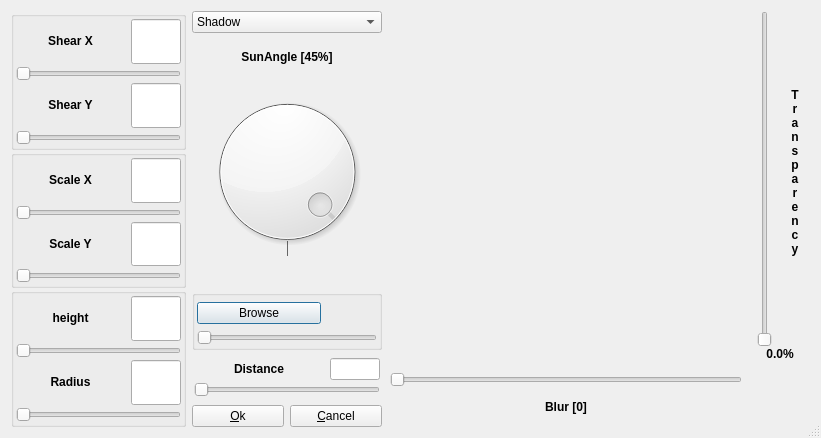
<?xml version="1.0" encoding="UTF-8"?>
<ui version="4.0">
 <class>uiDialogShadow</class>
 <widget class="QDialog" name="uiDialogShadow">
  <property name="geometry">
   <rect>
    <x>0</x>
    <y>0</y>
    <width>821</width>
    <height>438</height>
   </rect>
  </property>
  <property name="windowTitle">
   <string>Shadow dialog</string>
  </property>
  <property name="sizeGripEnabled">
   <bool>true</bool>
  </property>
  <layout class="QGridLayout">
   <item row="0" column="2">
    <widget class="QLabel" name="m_pLabelPreview">
     <property name="sizePolicy">
      <sizepolicy hsizetype="Preferred" vsizetype="Minimum">
       <horstretch>2</horstretch>
       <verstretch>0</verstretch>
      </sizepolicy>
     </property>
     <property name="minimumSize">
      <size>
       <width>300</width>
       <height>250</height>
      </size>
     </property>
     <property name="text">
      <string/>
     </property>
     <property name="wordWrap">
      <bool>false</bool>
     </property>
    </widget>
   </item>
   <item row="1" column="3">
    <spacer name="spacer2">
     <property name="orientation">
      <enum>Qt::Vertical</enum>
     </property>
     <property name="sizeType">
      <enum>QSizePolicy::Fixed</enum>
     </property>
     <property name="sizeHint" stdset="0">
      <size>
       <width>30</width>
       <height>60</height>
      </size>
     </property>
    </spacer>
   </item>
   <item row="0" column="1" rowspan="2">
    <layout class="QVBoxLayout">
     <item>
      <widget class="QComboBox" name="m_pComboStyle">
       <property name="minimumSize">
        <size>
         <width>190</width>
         <height>0</height>
        </size>
       </property>
       <item>
        <property name="text">
         <string>Shadow</string>
        </property>
       </item>
       <item>
        <property name="text">
         <string>Mirror</string>
        </property>
       </item>
      </widget>
     </item>
     <item>
      <widget class="QFrame" name="frame5">
       <property name="sizePolicy">
        <sizepolicy hsizetype="Preferred" vsizetype="Preferred">
         <horstretch>1</horstretch>
         <verstretch>0</verstretch>
        </sizepolicy>
       </property>
       <layout class="QGridLayout">
        <item row="1" column="0">
         <widget class="QDial" name="m_pDialSunAngle">
          <property name="sizePolicy">
           <sizepolicy hsizetype="Preferred" vsizetype="Minimum">
            <horstretch>0</horstretch>
            <verstretch>255</verstretch>
           </sizepolicy>
          </property>
          <property name="palette">
           <palette>
            <active>
             <colorrole role="WindowText">
              <brush brushstyle="SolidPattern">
               <color alpha="255">
                <red>0</red>
                <green>0</green>
                <blue>0</blue>
               </color>
              </brush>
             </colorrole>
             <colorrole role="Button">
              <brush brushstyle="SolidPattern">
               <color alpha="255">
                <red>244</red>
                <green>244</green>
                <blue>244</blue>
               </color>
              </brush>
             </colorrole>
             <colorrole role="Light">
              <brush brushstyle="SolidPattern">
               <color alpha="255">
                <red>255</red>
                <green>255</green>
                <blue>255</blue>
               </color>
              </brush>
             </colorrole>
             <colorrole role="Midlight">
              <brush brushstyle="SolidPattern">
               <color alpha="255">
                <red>249</red>
                <green>249</green>
                <blue>249</blue>
               </color>
              </brush>
             </colorrole>
             <colorrole role="Dark">
              <brush brushstyle="SolidPattern">
               <color alpha="255">
                <red>122</red>
                <green>122</green>
                <blue>122</blue>
               </color>
              </brush>
             </colorrole>
             <colorrole role="Mid">
              <brush brushstyle="SolidPattern">
               <color alpha="255">
                <red>162</red>
                <green>162</green>
                <blue>162</blue>
               </color>
              </brush>
             </colorrole>
             <colorrole role="Text">
              <brush brushstyle="SolidPattern">
               <color alpha="255">
                <red>0</red>
                <green>0</green>
                <blue>0</blue>
               </color>
              </brush>
             </colorrole>
             <colorrole role="BrightText">
              <brush brushstyle="SolidPattern">
               <color alpha="255">
                <red>255</red>
                <green>255</green>
                <blue>255</blue>
               </color>
              </brush>
             </colorrole>
             <colorrole role="ButtonText">
              <brush brushstyle="SolidPattern">
               <color alpha="255">
                <red>0</red>
                <green>0</green>
                <blue>0</blue>
               </color>
              </brush>
             </colorrole>
             <colorrole role="Base">
              <brush brushstyle="SolidPattern">
               <color alpha="255">
                <red>255</red>
                <green>255</green>
                <blue>255</blue>
               </color>
              </brush>
             </colorrole>
             <colorrole role="Window">
              <brush brushstyle="SolidPattern">
               <color alpha="255">
                <red>238</red>
                <green>231</green>
                <blue>14</blue>
               </color>
              </brush>
             </colorrole>
             <colorrole role="Shadow">
              <brush brushstyle="SolidPattern">
               <color alpha="255">
                <red>0</red>
                <green>0</green>
                <blue>0</blue>
               </color>
              </brush>
             </colorrole>
             <colorrole role="Highlight">
              <brush brushstyle="SolidPattern">
               <color alpha="255">
                <red>0</red>
                <green>0</green>
                <blue>128</blue>
               </color>
              </brush>
             </colorrole>
             <colorrole role="HighlightedText">
              <brush brushstyle="SolidPattern">
               <color alpha="255">
                <red>255</red>
                <green>255</green>
                <blue>255</blue>
               </color>
              </brush>
             </colorrole>
             <colorrole role="Link">
              <brush brushstyle="SolidPattern">
               <color alpha="255">
                <red>0</red>
                <green>0</green>
                <blue>0</blue>
               </color>
              </brush>
             </colorrole>
             <colorrole role="LinkVisited">
              <brush brushstyle="SolidPattern">
               <color alpha="255">
                <red>0</red>
                <green>0</green>
                <blue>0</blue>
               </color>
              </brush>
             </colorrole>
            </active>
            <inactive>
             <colorrole role="WindowText">
              <brush brushstyle="SolidPattern">
               <color alpha="255">
                <red>0</red>
                <green>0</green>
                <blue>0</blue>
               </color>
              </brush>
             </colorrole>
             <colorrole role="Button">
              <brush brushstyle="SolidPattern">
               <color alpha="255">
                <red>244</red>
                <green>244</green>
                <blue>244</blue>
               </color>
              </brush>
             </colorrole>
             <colorrole role="Light">
              <brush brushstyle="SolidPattern">
               <color alpha="255">
                <red>255</red>
                <green>255</green>
                <blue>255</blue>
               </color>
              </brush>
             </colorrole>
             <colorrole role="Midlight">
              <brush brushstyle="SolidPattern">
               <color alpha="255">
                <red>255</red>
                <green>255</green>
                <blue>255</blue>
               </color>
              </brush>
             </colorrole>
             <colorrole role="Dark">
              <brush brushstyle="SolidPattern">
               <color alpha="255">
                <red>122</red>
                <green>122</green>
                <blue>122</blue>
               </color>
              </brush>
             </colorrole>
             <colorrole role="Mid">
              <brush brushstyle="SolidPattern">
               <color alpha="255">
                <red>162</red>
                <green>162</green>
                <blue>162</blue>
               </color>
              </brush>
             </colorrole>
             <colorrole role="Text">
              <brush brushstyle="SolidPattern">
               <color alpha="255">
                <red>0</red>
                <green>0</green>
                <blue>0</blue>
               </color>
              </brush>
             </colorrole>
             <colorrole role="BrightText">
              <brush brushstyle="SolidPattern">
               <color alpha="255">
                <red>255</red>
                <green>255</green>
                <blue>255</blue>
               </color>
              </brush>
             </colorrole>
             <colorrole role="ButtonText">
              <brush brushstyle="SolidPattern">
               <color alpha="255">
                <red>0</red>
                <green>0</green>
                <blue>0</blue>
               </color>
              </brush>
             </colorrole>
             <colorrole role="Base">
              <brush brushstyle="SolidPattern">
               <color alpha="255">
                <red>255</red>
                <green>255</green>
                <blue>255</blue>
               </color>
              </brush>
             </colorrole>
             <colorrole role="Window">
              <brush brushstyle="SolidPattern">
               <color alpha="255">
                <red>238</red>
                <green>231</green>
                <blue>14</blue>
               </color>
              </brush>
             </colorrole>
             <colorrole role="Shadow">
              <brush brushstyle="SolidPattern">
               <color alpha="255">
                <red>0</red>
                <green>0</green>
                <blue>0</blue>
               </color>
              </brush>
             </colorrole>
             <colorrole role="Highlight">
              <brush brushstyle="SolidPattern">
               <color alpha="255">
                <red>0</red>
                <green>0</green>
                <blue>128</blue>
               </color>
              </brush>
             </colorrole>
             <colorrole role="HighlightedText">
              <brush brushstyle="SolidPattern">
               <color alpha="255">
                <red>255</red>
                <green>255</green>
                <blue>255</blue>
               </color>
              </brush>
             </colorrole>
             <colorrole role="Link">
              <brush brushstyle="SolidPattern">
               <color alpha="255">
                <red>83</red>
                <green>83</green>
                <blue>120</blue>
               </color>
              </brush>
             </colorrole>
             <colorrole role="LinkVisited">
              <brush brushstyle="SolidPattern">
               <color alpha="255">
                <red>0</red>
                <green>64</green>
                <blue>0</blue>
               </color>
              </brush>
             </colorrole>
            </inactive>
            <disabled>
             <colorrole role="WindowText">
              <brush brushstyle="SolidPattern">
               <color alpha="255">
                <red>128</red>
                <green>128</green>
                <blue>128</blue>
               </color>
              </brush>
             </colorrole>
             <colorrole role="Button">
              <brush brushstyle="SolidPattern">
               <color alpha="255">
                <red>244</red>
                <green>244</green>
                <blue>244</blue>
               </color>
              </brush>
             </colorrole>
             <colorrole role="Light">
              <brush brushstyle="SolidPattern">
               <color alpha="255">
                <red>255</red>
                <green>255</green>
                <blue>255</blue>
               </color>
              </brush>
             </colorrole>
             <colorrole role="Midlight">
              <brush brushstyle="SolidPattern">
               <color alpha="255">
                <red>255</red>
                <green>255</green>
                <blue>255</blue>
               </color>
              </brush>
             </colorrole>
             <colorrole role="Dark">
              <brush brushstyle="SolidPattern">
               <color alpha="255">
                <red>122</red>
                <green>122</green>
                <blue>122</blue>
               </color>
              </brush>
             </colorrole>
             <colorrole role="Mid">
              <brush brushstyle="SolidPattern">
               <color alpha="255">
                <red>162</red>
                <green>162</green>
                <blue>162</blue>
               </color>
              </brush>
             </colorrole>
             <colorrole role="Text">
              <brush brushstyle="SolidPattern">
               <color alpha="255">
                <red>128</red>
                <green>128</green>
                <blue>128</blue>
               </color>
              </brush>
             </colorrole>
             <colorrole role="BrightText">
              <brush brushstyle="SolidPattern">
               <color alpha="255">
                <red>255</red>
                <green>255</green>
                <blue>255</blue>
               </color>
              </brush>
             </colorrole>
             <colorrole role="ButtonText">
              <brush brushstyle="SolidPattern">
               <color alpha="255">
                <red>128</red>
                <green>128</green>
                <blue>128</blue>
               </color>
              </brush>
             </colorrole>
             <colorrole role="Base">
              <brush brushstyle="SolidPattern">
               <color alpha="255">
                <red>255</red>
                <green>255</green>
                <blue>255</blue>
               </color>
              </brush>
             </colorrole>
             <colorrole role="Window">
              <brush brushstyle="SolidPattern">
               <color alpha="255">
                <red>238</red>
                <green>231</green>
                <blue>14</blue>
               </color>
              </brush>
             </colorrole>
             <colorrole role="Shadow">
              <brush brushstyle="SolidPattern">
               <color alpha="255">
                <red>0</red>
                <green>0</green>
                <blue>0</blue>
               </color>
              </brush>
             </colorrole>
             <colorrole role="Highlight">
              <brush brushstyle="SolidPattern">
               <color alpha="255">
                <red>0</red>
                <green>0</green>
                <blue>128</blue>
               </color>
              </brush>
             </colorrole>
             <colorrole role="HighlightedText">
              <brush brushstyle="SolidPattern">
               <color alpha="255">
                <red>255</red>
                <green>255</green>
                <blue>255</blue>
               </color>
              </brush>
             </colorrole>
             <colorrole role="Link">
              <brush brushstyle="SolidPattern">
               <color alpha="255">
                <red>83</red>
                <green>83</green>
                <blue>120</blue>
               </color>
              </brush>
             </colorrole>
             <colorrole role="LinkVisited">
              <brush brushstyle="SolidPattern">
               <color alpha="255">
                <red>0</red>
                <green>64</green>
                <blue>0</blue>
               </color>
              </brush>
             </colorrole>
            </disabled>
           </palette>
          </property>
          <property name="maximum">
           <number>36000</number>
          </property>
          <property name="singleStep">
           <number>1500</number>
          </property>
          <property name="pageStep">
           <number>1000</number>
          </property>
          <property name="value">
           <number>31500</number>
          </property>
          <property name="wrapping">
           <bool>true</bool>
          </property>
          <property name="notchTarget">
           <double>3.600000000000000</double>
          </property>
          <property name="notchesVisible">
           <bool>true</bool>
          </property>
         </widget>
        </item>
        <item row="0" column="0">
         <widget class="QLabel" name="m_pLabelSunAngle">
          <property name="sizePolicy">
           <sizepolicy hsizetype="Preferred" vsizetype="Maximum">
            <horstretch>0</horstretch>
            <verstretch>0</verstretch>
           </sizepolicy>
          </property>
          <property name="maximumSize">
           <size>
            <width>32767</width>
            <height>20</height>
           </size>
          </property>
          <property name="text">
           <string>&lt;p align=&quot;center&quot;&gt;&lt;b&gt;SunAngle [45%]&lt;/b&gt;&lt;/p&gt;</string>
          </property>
          <property name="wordWrap">
           <bool>false</bool>
          </property>
         </widget>
        </item>
       </layout>
      </widget>
     </item>
     <item>
      <widget class="QGroupBox" name="m_pGroupBoxColor">
       <layout class="QVBoxLayout">
        <property name="spacing">
         <number>2</number>
        </property>
        <property name="leftMargin">
         <number>2</number>
        </property>
        <property name="topMargin">
         <number>2</number>
        </property>
        <property name="rightMargin">
         <number>2</number>
        </property>
        <property name="bottomMargin">
         <number>2</number>
        </property>
        <item>
         <layout class="QHBoxLayout">
          <item>
           <widget class="QPushButton" name="m_pButtonColor">
            <property name="text">
             <string>Browse</string>
            </property>
           </widget>
          </item>
          <item>
           <widget class="QLabel" name="m_pLabelColor">
            <property name="minimumSize">
             <size>
              <width>50</width>
              <height>30</height>
             </size>
            </property>
            <property name="maximumSize">
             <size>
              <width>50</width>
              <height>30</height>
             </size>
            </property>
            <property name="frameShadow">
             <enum>QFrame::Raised</enum>
            </property>
            <property name="lineWidth">
             <number>2</number>
            </property>
            <property name="midLineWidth">
             <number>2</number>
            </property>
            <property name="text">
             <string/>
            </property>
            <property name="wordWrap">
             <bool>false</bool>
            </property>
            <property name="margin">
             <number>2</number>
            </property>
           </widget>
          </item>
         </layout>
        </item>
        <item>
         <widget class="QSlider" name="m_pSliderColorFade">
          <property name="orientation">
           <enum>Qt::Horizontal</enum>
          </property>
         </widget>
        </item>
       </layout>
      </widget>
     </item>
     <item>
      <widget class="QFrame" name="frame7">
       <layout class="QVBoxLayout">
        <property name="spacing">
         <number>2</number>
        </property>
        <property name="leftMargin">
         <number>2</number>
        </property>
        <property name="topMargin">
         <number>2</number>
        </property>
        <property name="rightMargin">
         <number>2</number>
        </property>
        <property name="bottomMargin">
         <number>2</number>
        </property>
        <item>
         <layout class="QHBoxLayout">
          <item>
           <widget class="QLabel" name="textLabel2">
            <property name="sizePolicy">
             <sizepolicy hsizetype="MinimumExpanding" vsizetype="Preferred">
              <horstretch>0</horstretch>
              <verstretch>0</verstretch>
             </sizepolicy>
            </property>
            <property name="text">
             <string>&lt;p align=&quot;center&quot;&gt;&lt;b&gt;Distance&lt;/b&gt;&lt;/p&gt;</string>
            </property>
            <property name="wordWrap">
             <bool>false</bool>
            </property>
           </widget>
          </item>
          <item>
           <widget class="QLineEdit" name="m_pEditDistance">
            <property name="maximumSize">
             <size>
              <width>50</width>
              <height>32767</height>
             </size>
            </property>
           </widget>
          </item>
         </layout>
        </item>
        <item>
         <widget class="QSlider" name="m_pSliderDistance">
          <property name="orientation">
           <enum>Qt::Horizontal</enum>
          </property>
         </widget>
        </item>
       </layout>
      </widget>
     </item>
     <item>
      <layout class="QHBoxLayout">
       <item>
        <widget class="QPushButton" name="m_pButtonOkay">
         <property name="text">
          <string>&amp;Ok</string>
         </property>
         <property name="shortcut">
          <string>Alt+O</string>
         </property>
         <property name="autoDefault">
          <bool>true</bool>
         </property>
        </widget>
       </item>
       <item>
        <widget class="QPushButton" name="m_pButtonCancel">
         <property name="text">
          <string>&amp;Cancel</string>
         </property>
         <property name="shortcut">
          <string/>
         </property>
         <property name="autoDefault">
          <bool>true</bool>
         </property>
        </widget>
       </item>
      </layout>
     </item>
    </layout>
   </item>
   <item row="1" column="2">
    <widget class="QFrame" name="frame3">
     <property name="maximumSize">
      <size>
       <width>32767</width>
       <height>32767</height>
      </size>
     </property>
     <layout class="QGridLayout">
      <property name="leftMargin">
       <number>2</number>
      </property>
      <property name="topMargin">
       <number>2</number>
      </property>
      <property name="rightMargin">
       <number>2</number>
      </property>
      <property name="bottomMargin">
       <number>2</number>
      </property>
      <property name="spacing">
       <number>2</number>
      </property>
      <item row="0" column="0">
       <widget class="QSlider" name="m_pSliderBlur">
        <property name="sizePolicy">
         <sizepolicy hsizetype="Minimum" vsizetype="Fixed">
          <horstretch>0</horstretch>
          <verstretch>0</verstretch>
         </sizepolicy>
        </property>
        <property name="orientation">
         <enum>Qt::Horizontal</enum>
        </property>
       </widget>
      </item>
      <item row="1" column="0">
       <widget class="QLabel" name="m_pLabelBlur">
        <property name="sizePolicy">
         <sizepolicy hsizetype="Preferred" vsizetype="Maximum">
          <horstretch>0</horstretch>
          <verstretch>0</verstretch>
         </sizepolicy>
        </property>
        <property name="minimumSize">
         <size>
          <width>0</width>
          <height>0</height>
         </size>
        </property>
        <property name="maximumSize">
         <size>
          <width>32767</width>
          <height>30</height>
         </size>
        </property>
        <property name="text">
         <string>&lt;p align=&quot;center&quot;&gt;&lt;b&gt;Blur [0]&lt;/b&gt;&lt;/p&gt;</string>
        </property>
        <property name="wordWrap">
         <bool>false</bool>
        </property>
       </widget>
      </item>
     </layout>
    </widget>
   </item>
   <item row="0" column="3">
    <widget class="QFrame" name="frame4">
     <property name="minimumSize">
      <size>
       <width>60</width>
       <height>0</height>
      </size>
     </property>
     <layout class="QGridLayout">
      <property name="leftMargin">
       <number>0</number>
      </property>
      <property name="topMargin">
       <number>0</number>
      </property>
      <property name="rightMargin">
       <number>0</number>
      </property>
      <property name="bottomMargin">
       <number>0</number>
      </property>
      <property name="spacing">
       <number>0</number>
      </property>
      <item row="0" column="0">
       <widget class="QSlider" name="m_pSliderTransparency">
        <property name="sizePolicy">
         <sizepolicy hsizetype="Fixed" vsizetype="Minimum">
          <horstretch>0</horstretch>
          <verstretch>3</verstretch>
         </sizepolicy>
        </property>
        <property name="minimumSize">
         <size>
          <width>0</width>
          <height>250</height>
         </size>
        </property>
        <property name="maximumSize">
         <size>
          <width>100</width>
          <height>350</height>
         </size>
        </property>
        <property name="orientation">
         <enum>Qt::Vertical</enum>
        </property>
       </widget>
      </item>
      <item row="0" column="1">
       <widget class="QLabel" name="m_pLabelTrans">
        <property name="sizePolicy">
         <sizepolicy hsizetype="Preferred" vsizetype="Minimum">
          <horstretch>0</horstretch>
          <verstretch>3</verstretch>
         </sizepolicy>
        </property>
        <property name="text">
         <string>&lt;p align=&quot;center&quot;&gt;&lt;b&gt;T&lt;br&gt;
r&lt;br&gt;
a&lt;br&gt;
n&lt;br&gt;
s&lt;br&gt;
p&lt;br&gt;
a&lt;br&gt;
r&lt;br&gt;
e&lt;br&gt;
n&lt;br&gt;
c&lt;br&gt;
y&lt;br&gt;&lt;/b&gt;&lt;/p&gt;</string>
        </property>
        <property name="wordWrap">
         <bool>false</bool>
        </property>
       </widget>
      </item>
      <item row="1" column="0" colspan="2">
       <widget class="QLabel" name="m_pLabelTransparency">
        <property name="sizePolicy">
         <sizepolicy hsizetype="Preferred" vsizetype="Maximum">
          <horstretch>0</horstretch>
          <verstretch>0</verstretch>
         </sizepolicy>
        </property>
        <property name="minimumSize">
         <size>
          <width>50</width>
          <height>0</height>
         </size>
        </property>
        <property name="maximumSize">
         <size>
          <width>60</width>
          <height>32767</height>
         </size>
        </property>
        <property name="text">
         <string>&lt;p align=&quot;center&quot;&gt;&lt;b&gt;0.0%&lt;/b&gt;&lt;/p&gt;</string>
        </property>
        <property name="wordWrap">
         <bool>false</bool>
        </property>
       </widget>
      </item>
     </layout>
    </widget>
   </item>
   <item row="0" column="0" rowspan="2">
    <widget class="QFrame" name="m_pFrameMirror">
     <property name="minimumSize">
      <size>
       <width>175</width>
       <height>0</height>
      </size>
     </property>
     <layout class="QVBoxLayout">
      <property name="spacing">
       <number>0</number>
      </property>
      <property name="leftMargin">
       <number>0</number>
      </property>
      <property name="topMargin">
       <number>0</number>
      </property>
      <property name="rightMargin">
       <number>0</number>
      </property>
      <property name="bottomMargin">
       <number>0</number>
      </property>
      <item>
       <widget class="QGroupBox" name="groupBox4">
        <layout class="QVBoxLayout">
         <property name="spacing">
          <number>2</number>
         </property>
         <property name="leftMargin">
          <number>2</number>
         </property>
         <property name="topMargin">
          <number>2</number>
         </property>
         <property name="rightMargin">
          <number>2</number>
         </property>
         <property name="bottomMargin">
          <number>2</number>
         </property>
         <item>
          <layout class="QHBoxLayout">
           <item>
            <widget class="QLabel" name="textLabel2_2">
             <property name="sizePolicy">
              <sizepolicy hsizetype="MinimumExpanding" vsizetype="Preferred">
               <horstretch>0</horstretch>
               <verstretch>0</verstretch>
              </sizepolicy>
             </property>
             <property name="text">
              <string>&lt;p align=&quot;center&quot;&gt;&lt;b&gt;Shear X&lt;/b&gt;&lt;/p&gt;</string>
             </property>
             <property name="wordWrap">
              <bool>false</bool>
             </property>
            </widget>
           </item>
           <item>
            <widget class="QLineEdit" name="m_pEditShearX">
             <property name="maximumSize">
              <size>
               <width>50</width>
               <height>32767</height>
              </size>
             </property>
            </widget>
           </item>
          </layout>
         </item>
         <item>
          <widget class="QSlider" name="m_pSliderShearX">
           <property name="sizePolicy">
            <sizepolicy hsizetype="Minimum" vsizetype="Fixed">
             <horstretch>0</horstretch>
             <verstretch>0</verstretch>
            </sizepolicy>
           </property>
           <property name="orientation">
            <enum>Qt::Horizontal</enum>
           </property>
          </widget>
         </item>
         <item>
          <layout class="QHBoxLayout">
           <item>
            <widget class="QLabel" name="textLabel2_2_2">
             <property name="sizePolicy">
              <sizepolicy hsizetype="MinimumExpanding" vsizetype="Preferred">
               <horstretch>0</horstretch>
               <verstretch>0</verstretch>
              </sizepolicy>
             </property>
             <property name="text">
              <string>&lt;p align=&quot;center&quot;&gt;&lt;b&gt;Shear Y&lt;/b&gt;&lt;/p&gt;</string>
             </property>
             <property name="wordWrap">
              <bool>false</bool>
             </property>
            </widget>
           </item>
           <item>
            <widget class="QLineEdit" name="m_pEditShearY">
             <property name="maximumSize">
              <size>
               <width>50</width>
               <height>32767</height>
              </size>
             </property>
            </widget>
           </item>
          </layout>
         </item>
         <item>
          <widget class="QSlider" name="m_pSliderShearY">
           <property name="sizePolicy">
            <sizepolicy hsizetype="Minimum" vsizetype="Fixed">
             <horstretch>0</horstretch>
             <verstretch>0</verstretch>
            </sizepolicy>
           </property>
           <property name="orientation">
            <enum>Qt::Horizontal</enum>
           </property>
          </widget>
         </item>
        </layout>
       </widget>
      </item>
      <item>
       <widget class="QGroupBox" name="groupBox4_2">
        <layout class="QVBoxLayout">
         <property name="spacing">
          <number>2</number>
         </property>
         <property name="leftMargin">
          <number>2</number>
         </property>
         <property name="topMargin">
          <number>2</number>
         </property>
         <property name="rightMargin">
          <number>2</number>
         </property>
         <property name="bottomMargin">
          <number>2</number>
         </property>
         <item>
          <layout class="QHBoxLayout">
           <item>
            <widget class="QLabel" name="textLabel2_2_3">
             <property name="sizePolicy">
              <sizepolicy hsizetype="MinimumExpanding" vsizetype="Preferred">
               <horstretch>0</horstretch>
               <verstretch>0</verstretch>
              </sizepolicy>
             </property>
             <property name="text">
              <string>&lt;p align=&quot;center&quot;&gt;&lt;b&gt;Scale X&lt;/b&gt;&lt;/p&gt;</string>
             </property>
             <property name="wordWrap">
              <bool>false</bool>
             </property>
            </widget>
           </item>
           <item>
            <widget class="QLineEdit" name="m_pEditScaleX">
             <property name="maximumSize">
              <size>
               <width>50</width>
               <height>32767</height>
              </size>
             </property>
            </widget>
           </item>
          </layout>
         </item>
         <item>
          <widget class="QSlider" name="m_pSliderScaleX">
           <property name="sizePolicy">
            <sizepolicy hsizetype="Minimum" vsizetype="Fixed">
             <horstretch>0</horstretch>
             <verstretch>0</verstretch>
            </sizepolicy>
           </property>
           <property name="orientation">
            <enum>Qt::Horizontal</enum>
           </property>
          </widget>
         </item>
         <item>
          <layout class="QHBoxLayout">
           <item>
            <widget class="QLabel" name="textLabel2_2_2_2">
             <property name="sizePolicy">
              <sizepolicy hsizetype="MinimumExpanding" vsizetype="Preferred">
               <horstretch>0</horstretch>
               <verstretch>0</verstretch>
              </sizepolicy>
             </property>
             <property name="text">
              <string>&lt;p align=&quot;center&quot;&gt;&lt;b&gt;Scale Y&lt;/b&gt;&lt;/p&gt;</string>
             </property>
             <property name="wordWrap">
              <bool>false</bool>
             </property>
            </widget>
           </item>
           <item>
            <widget class="QLineEdit" name="m_pEditScaleY">
             <property name="maximumSize">
              <size>
               <width>50</width>
               <height>32767</height>
              </size>
             </property>
            </widget>
           </item>
          </layout>
         </item>
         <item>
          <widget class="QSlider" name="m_pSliderScaleY">
           <property name="sizePolicy">
            <sizepolicy hsizetype="Minimum" vsizetype="Fixed">
             <horstretch>0</horstretch>
             <verstretch>0</verstretch>
            </sizepolicy>
           </property>
           <property name="orientation">
            <enum>Qt::Horizontal</enum>
           </property>
          </widget>
         </item>
        </layout>
       </widget>
      </item>
      <item>
       <widget class="QGroupBox" name="groupBox3">
        <layout class="QVBoxLayout">
         <property name="spacing">
          <number>2</number>
         </property>
         <property name="leftMargin">
          <number>2</number>
         </property>
         <property name="topMargin">
          <number>2</number>
         </property>
         <property name="rightMargin">
          <number>2</number>
         </property>
         <property name="bottomMargin">
          <number>2</number>
         </property>
         <item>
          <layout class="QHBoxLayout">
           <item>
            <widget class="QLabel" name="textLabel2_3">
             <property name="sizePolicy">
              <sizepolicy hsizetype="MinimumExpanding" vsizetype="Preferred">
               <horstretch>0</horstretch>
               <verstretch>0</verstretch>
              </sizepolicy>
             </property>
             <property name="text">
              <string>&lt;p align=&quot;center&quot;&gt;&lt;b&gt;height&lt;/b&gt;&lt;/p&gt;</string>
             </property>
             <property name="wordWrap">
              <bool>false</bool>
             </property>
            </widget>
           </item>
           <item>
            <widget class="QLineEdit" name="m_pEditCutOff">
             <property name="maximumSize">
              <size>
               <width>50</width>
               <height>32767</height>
              </size>
             </property>
            </widget>
           </item>
          </layout>
         </item>
         <item>
          <widget class="QSlider" name="m_pSliderCutOff">
           <property name="sizePolicy">
            <sizepolicy hsizetype="Minimum" vsizetype="Fixed">
             <horstretch>0</horstretch>
             <verstretch>0</verstretch>
            </sizepolicy>
           </property>
           <property name="orientation">
            <enum>Qt::Horizontal</enum>
           </property>
          </widget>
         </item>
         <item>
          <layout class="QHBoxLayout">
           <item>
            <widget class="QLabel" name="textLabel2_4">
             <property name="sizePolicy">
              <sizepolicy hsizetype="MinimumExpanding" vsizetype="Preferred">
               <horstretch>0</horstretch>
               <verstretch>0</verstretch>
              </sizepolicy>
             </property>
             <property name="text">
              <string>&lt;p align=&quot;center&quot;&gt;&lt;b&gt;Radius&lt;/b&gt;&lt;/p&gt;</string>
             </property>
             <property name="wordWrap">
              <bool>false</bool>
             </property>
            </widget>
           </item>
           <item>
            <widget class="QLineEdit" name="m_pEditCutOffRadius">
             <property name="maximumSize">
              <size>
               <width>50</width>
               <height>32767</height>
              </size>
             </property>
            </widget>
           </item>
          </layout>
         </item>
         <item>
          <widget class="QSlider" name="m_pSliderCutOffRadius">
           <property name="sizePolicy">
            <sizepolicy hsizetype="Minimum" vsizetype="Fixed">
             <horstretch>0</horstretch>
             <verstretch>0</verstretch>
            </sizepolicy>
           </property>
           <property name="orientation">
            <enum>Qt::Horizontal</enum>
           </property>
          </widget>
         </item>
        </layout>
       </widget>
      </item>
     </layout>
    </widget>
   </item>
  </layout>
 </widget>
 <layoutdefault spacing="6" margin="11"/>
 <pixmapfunction>qPixmapFromMimeSource</pixmapfunction>
 <resources/>
 <connections>
  <connection>
   <sender>m_pButtonCancel</sender>
   <signal>clicked()</signal>
   <receiver>uiDialogShadow</receiver>
   <slot>reject()</slot>
   <hints>
    <hint type="sourcelabel">
     <x>20</x>
     <y>20</y>
    </hint>
    <hint type="destinationlabel">
     <x>20</x>
     <y>20</y>
    </hint>
   </hints>
  </connection>
 </connections>
</ui>
